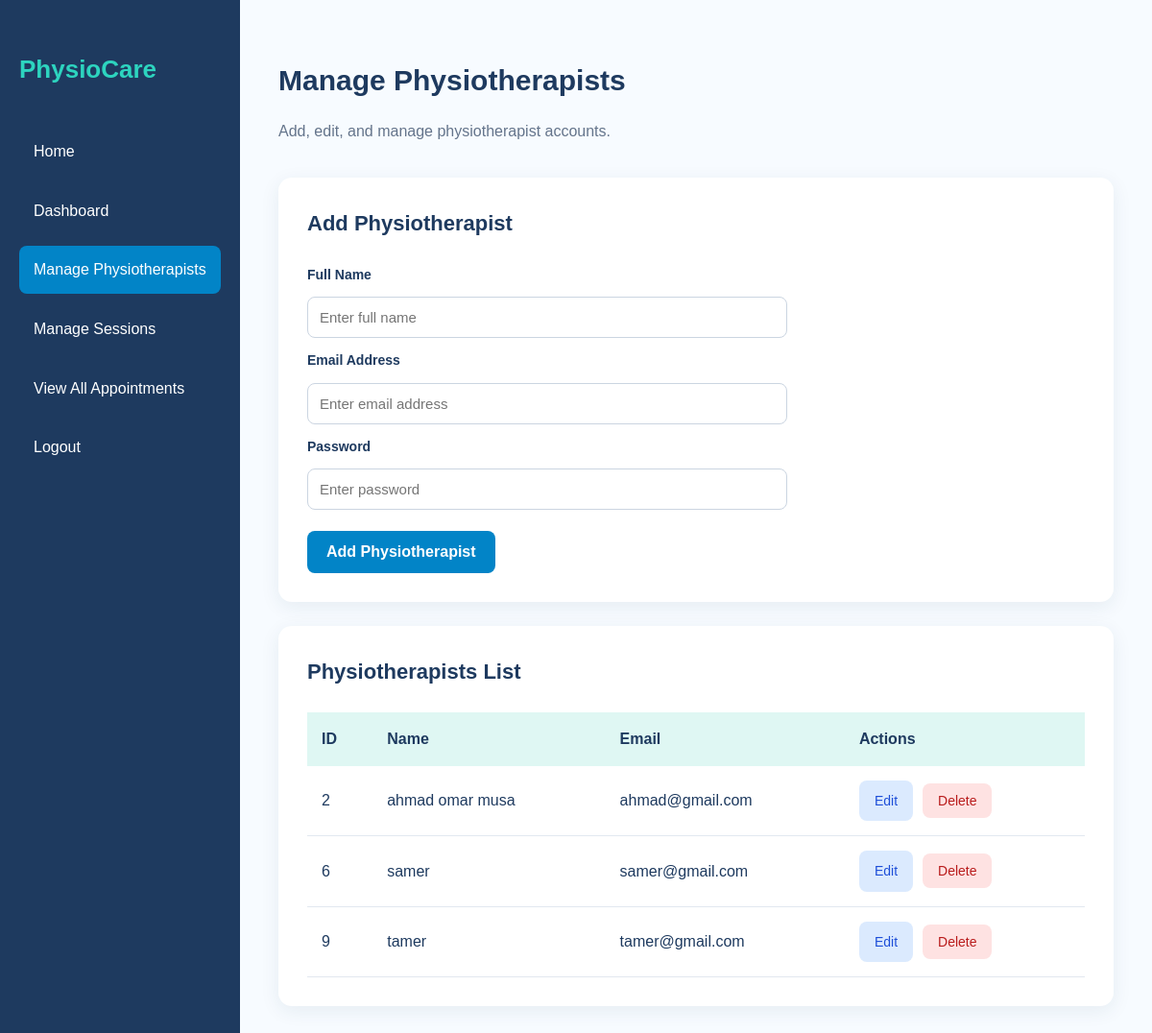
The page /admin/physiotherapists.php (signed in) on the database its author committed.
### tables this page shows
CREATE TABLE `users` (
  `id` int(11) NOT NULL,
  `name` varchar(100) NOT NULL,
  `email` varchar(100) NOT NULL,
  `password` varchar(255) NOT NULL,
  `role` varchar(20) NOT NULL DEFAULT 'patient'
);

### classes/Database.php (called while the page is built, shortened)
<?php
class Database {
    public function __construct() {
        $host = "localhost";
        $dbname = "physiotherapy_db";
        $username = "root";
        $password = "";
        $this->connect = new PDO(
            "mysql:host=$host;dbname=$dbname;charset=utf8mb4",
            $username,
            $password
        );
    }
}

### classes/user.php (called while the page is built, shortened)
<?php
require_once "Database.php";
class User extends Database {
    public function getPhysiotherapists() {
        $sql = "SELECT id, name, email FROM users WHERE role = ?";
        $stmt = $this->connect->prepare($sql);
        $stmt->execute(["physiotherapist"]);
        return $stmt->fetchAll(PDO::FETCH_ASSOC);
    }
}

### admin/physiotherapists.php (the view, shortened to what this page needs)
<?php
require_once __DIR__ . "/../classes/User.php";
$user = new User();
$physiotherapists = $user->getPhysiotherapists();
?>
<!DOCTYPE html>
<html lang="en">
<head>
    <link rel="stylesheet" href="../css/style.css?v=2">
</head>
<body>
<div class="dashboard-layout">
    <?php include __DIR__ . "/sidebar.php"; ?>
    <main class="dashboard-main">
        <div class="dashboard-header">
            <h1>Manage Physiotherapists</h1>
            <p>Add, edit, and manage physiotherapist accounts.</p>
        </div>
        <div class="management-card">
            <h2>Add Physiotherapist</h2>
            <form method="POST" class="management-form">
                <label>Full Name</label>
                <input type="text"
                       name="name"
                       placeholder="Enter full name"
                       required>
                <label>Email Address</label>
                <input type="email"
                       name="email"
                       placeholder="Enter email address"
                       required>
                <label>Password</label>
                <input type="password"
                       name="password"
                       placeholder="Enter password"
                       required>
                <button type="submit" class="btn-primary">
                    Add Physiotherapist
                </button>
            </form>
        </div>
        <div class="management-card">
            <h2>Physiotherapists List</h2>
            <div class="table-container">
                <table class="management-table">
                    <thead>
                        <tr>
                            <th>ID</th>
                            <th>Name</th>
                            <th>Email</th>
                            <th>Actions</th>
                        </tr>
                    </thead>
                    <tbody>
                    <?php foreach ($physiotherapists as $physio): ?>
                        <tr>
                            <td><?= (int) $physio["id"] ?></td>
                            <td>
                                <?= htmlspecialchars($physio["name"]) ?>
                            </td>
                            <td>
                                <?= htmlspecialchars($physio["email"]) ?>
                            </td>
                            <td>
                                <div class="table-actions">
                                    <a class="btn-edit"
                                       href="edit-physiotherapist.php?id=<?= (int) $physio['id'] ?>">
                                        Edit
                                    </a>
                                    <form action="delete-physiotherapist.php"
                                          method="POST"
                                          onsubmit="return confirm('Are you sure you want to delete this physiotherapist?');">
                                        <button type="submit" class="btn-delete">
                                            Delete
                                        </button>
                                    </form>
                                </div>
                            </td>
                        </tr>
                    <?php endforeach; ?>
                    </tbody>
                </table>
            </div>
        </div>
    </main>
</div>
</body>
</html>

### css/style.css (style rules this page uses)
:root { --primary: #0284C7; --secondary: #2DD4BF; --light-mint: #DFF7F3; --background: #F7FBFF; --text: #1E3A5F; --white: #FFFFFF; }
* { box-sizing: border-box; }
body { margin: 0; font-family: Arial, sans-serif; background: var(--background); color: var(--text); line-height: 1.6; }
h1, h2, h3 { color: var(--text); }
a { color: var(--primary); text-decoration: none; }
.auth-header p, .dashboard-header p, .dashboard-card p { color: #64748B; }
.auth-card form, .management-form { display: flex; flex-direction: column; gap: 12px; }
.auth-card label, .management-form label { font-size: 14px; font-weight: bold; }
.auth-card input, .management-form input { width: 100%; padding: 12px; border: 1px solid #CBD5E1; border-radius: 8px; font-size: 15px; outline: none; }
.btn-primary { background: var(--primary); color: var(--white); border: none; padding: 13px 20px; border-radius: 8px; font-size: 16px; font-weight: bold; font-family: inherit; cursor: pointer; margin-top: 10px; }
.btn-edit, .btn-delete { display: inline-block; border: none; padding: 10px 16px; border-radius: 8px; font-size: 14px; font-family: inherit; cursor: pointer; text-decoration: none; }
.btn-edit { background: #DBEAFE; color: #1D4ED8; }
.btn-delete { background: #FEE2E2; color: #B91C1C; }
.dashboard-layout { display: flex; min-height: 100vh; }
.dashboard-main { flex: 1; min-width: 0; padding: 40px; }
.dashboard-header { margin-bottom: 35px; }
.dashboard-header h1 { font-size: 30px; margin-bottom: 8px; }
.dashboard-card, .management-card { background: var(--white); padding: 30px; border-radius: 14px; box-shadow: 0 5px 20px rgba(30, 58, 95, 0.08); }
.management-card { margin-bottom: 25px; }
.management-card h2 { margin-top: 0; margin-bottom: 25px; font-size: 22px; }
.management-form { max-width: 500px; }
.management-form .btn-primary { align-self: flex-start; }
.table-container { width: 100%; overflow-x: auto; }
.management-table { width: 100%; border-collapse: collapse; text-align: left; }
.management-table th { background: var(--light-mint); padding: 15px; }
.management-table td { padding: 15px; border-bottom: 1px solid #E2E8F0; }
.table-actions { display: flex; align-items: center; gap: 10px; }
.table-actions form { margin: 0; }

### rows shown on the page
users: id "2", name "ahmad omar musa", email "ahmad@gmail.com"
users: id "6", name "samer", email "samer@gmail.com"
users: id "9", name "tamer", email "tamer@gmail.com"
